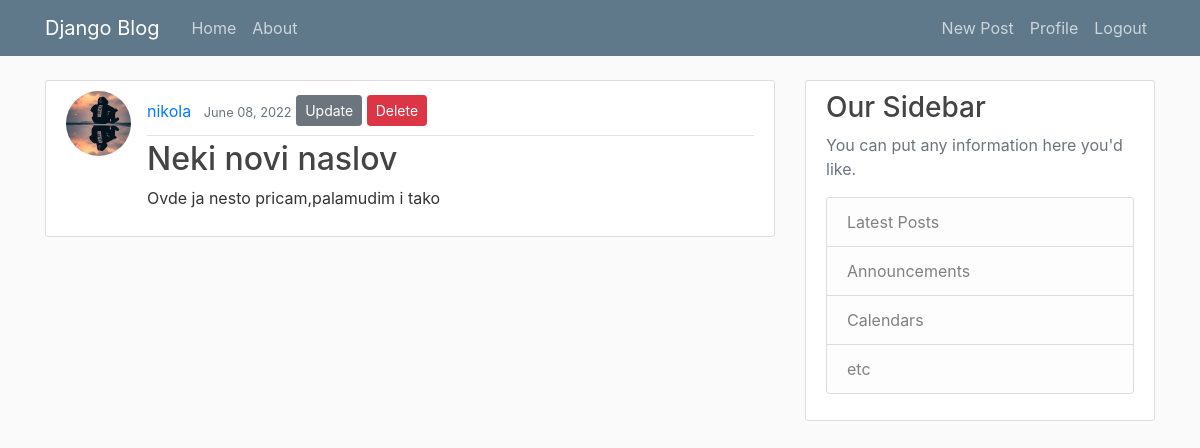
The page /post/8/ (signed in) on the database its author committed.
### blog/models.py (models this page shows, shortened)
class Post(models.Model):
    title = models.CharField(max_length=100)
    content = models.TextField()
    date_posted = models.DateTimeField(default=timezone.now)
    author = models.ForeignKey(User, on_delete=models.CASCADE)

### users/models.py (models this page shows, shortened)
class Profile(models.Model):
    user = models.OneToOneField(User, on_delete=models.CASCADE)
    image = models.ImageField(default='default.jpg', upload_to='profile_pics')

### blog/views.py (the view)
# urls.py: path('post/<int:pk>/',PostDetailView.as_view(), name='post-detail'),
class PostDetailView(DetailView):
    model = Post

### blog/templates/blog/post_detail.html
{% extends 'blog/base.html' %}
{% block content %}
    <article class="media content-section">
        <img class="rounded-circle article-img"src="{{ object.author.profile.image.url }}">
        <div class="media-body">
        <div class="article-metadata">
            <a class="mr-2" href="#">{{ object.author }}</a>
            <small class="text-muted">{{ object.date_posted|date:"F d, Y" }}</small>
            {% if object.author == user %}
                <a class="btn btn-secondary btn-sm mt-1 mb-2" href="{% url 'post-update' object.id %}">Update</a>
                <a class="btn btn-danger btn-sm mt-1 mb-2" href="{% url 'post-delete' object.id %}">Delete</a>
            {% endif %}
        </div>
        <h2 class="article-title">{{ object.title }}</h2>
        <p class="article-content">{{ object.content }}</p>
        </div>
    </article>
{% endblock content %}

### blog/static/blog/main.css (style rules this page uses)
body { background: #fafafa; color: #333333; margin-top: 5rem; }
h1, h2, h3, h4, h5, h6 { color: #444444; }
.content-section { background: #ffffff; padding: 10px 20px; border: 1px solid #dddddd; border-radius: 3px; margin-bottom: 20px; }
.article-title { color: #444444; }
.article-content { white-space: pre-line; }
.article-img { height: 65px; width: 65px; margin-right: 16px; }
.article-metadata { padding-bottom: 1px; margin-bottom: 4px; border-bottom: 1px solid #e3e3e3 }

### rows shown on the page
Post: author.profile.image (picture), author "nikola", date_posted "June 08, 2022", title "Neki novi naslov", content "Ovde ja nesto pricam,palamudim i tako"
